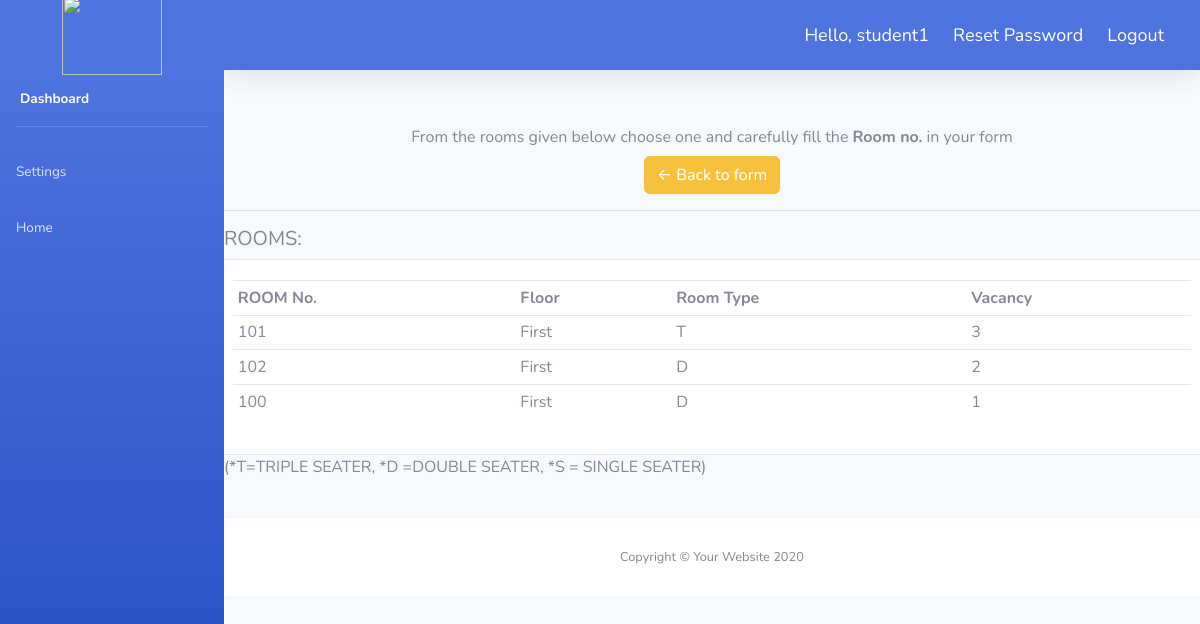
The app's page /room/ (signed in), older data.
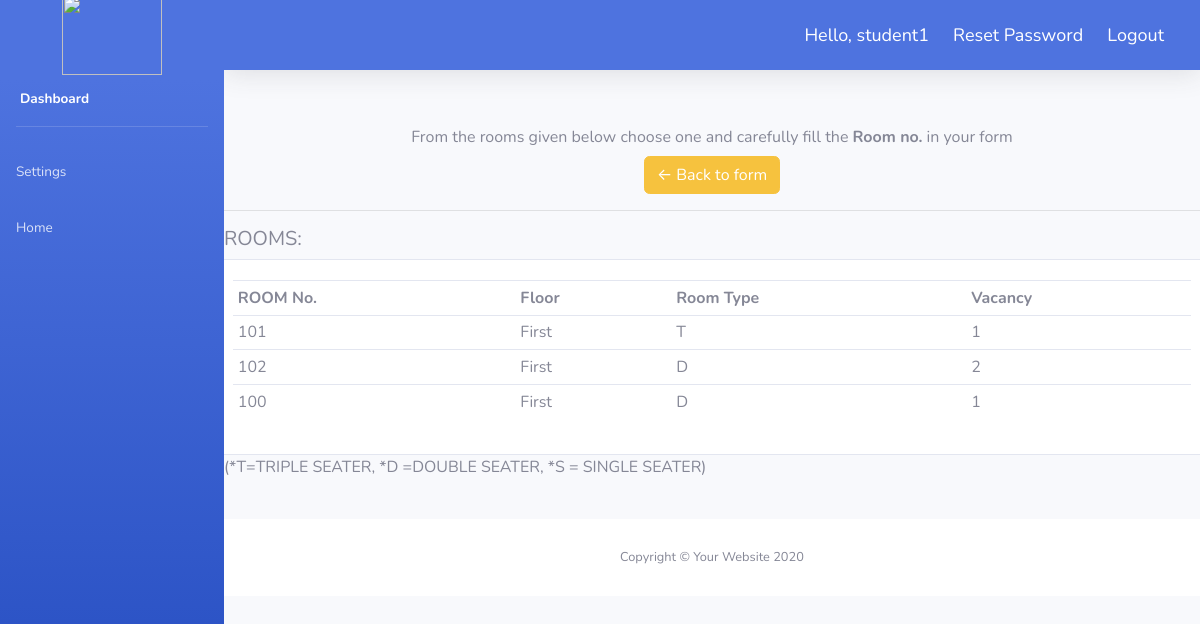
The same page, newer data.
### hostelapp/models.py (models this page shows, shortened)
class Room(models.Model):
    room_choice = [('S', 'Single Occupancy'), ('D', 'Double Occupancy'), ('T', 'Triple Occupancy')]
    floors = (
        ('First','First'),
        ('Second','Second'),
        ('Third','Third'),
        ('Fourth','Fourth'),
    )
    floor = models.CharField(max_length=50,null=True,choices=floors)
    no = models.CharField(max_length=5)
    room_type = models.CharField(choices=room_choice, max_length=1, default=None)
    capacity = models.IntegerField(default=None)

### hostelapp/views.py (the view)
# urls.py: path('room/', views.roomPage,name="room"),
@login_required(login_url='login')
def roomPage(request):
    room = Room.objects.all()
    total_room = room.count()
    context={
        'room':room, 'total_room':total_room,
    }
    return render(request,'hostelapp/rooms.html', context)

### hostelapp/templates/hostelapp/rooms.html (shortened to what this page needs)
 {% extends 'hostelapp/navbar.html' %}
 {% load static %}
 {% block content %}
<br>
  <center>
<a class="btn btn-gray" href="#">
 From the rooms given below choose one and carefully fill the <strong>Room no.</strong> in your form
</a>
</center>
<center>
<a class="btn btn-warning" href="{% url 'account' %}">
&#8592; Back to form
</a>
</center>
<hr>
	<h5>ROOMS:</h5>
<div class="row">
		<div class="card card-body">
			<table class="table table-sm">
				<tr>
					<th>ROOM No.</th>
					<th>Floor</th>
					<th>Room Type</th>
          <th>Vacancy</th>
				</tr>
				{% for room in room %}
                    {% if room.capacity > 0 %}
                        <tr>
						<td>{{room.no}}</td>
						<td>{{room.floor}}</td>
						<td>{{room.room_type}}</td>
                        <td>{{room.capacity}}</td>
                        </tr>
                     {% endif %}
				{% endfor %}
			</table>
		</div>
	</div>
	<p>(*T=TRIPLE SEATER, *D =DOUBLE SEATER, *S = SINGLE SEATER)</p>
	<br>
{% endblock %}

### hostelapp/templates/hostelapp/navbar.html (shortened to what this page needs)
<!DOCTYPE html>
<html lang="en">
{% load static %}
<head>
  <link href="{% static 'css/sb-admin-2.min.css' %}" rel="stylesheet">
</head>
<body id="page-top">
  <div id="wrapper">
    <ul class="navbar-nav bg-gradient-primary sidebar sidebar-dark accordion" id="accordionSidebar">
      <a class="sidebar-brand d-flex align-items-center justify-content-center" href="#">
        <div><img src="{% static 'img/download.jfif' %}" width="100" height="80"></div>
      </a>
      <li class="nav-item active">
        <a class="nav-link" href="{% url 'inform' %}">
          <span>Dashboard</span></a>
      </li>
      <hr class="sidebar-divider">
      {% if request.user.is_staff %}
       <li class="nav-item">
        <a class="nav-link collapsed" href="{% url 'dashboard' %}">
          <span>Students</span>
        </a>
      </li>
    {% else %}
    <li class="nav-item">
        <a class="nav-link collapsed" href="{% url 'account' %}">
          <span>Settings</span>
        </a>
      </li>
          <li class="nav-item">
        <a class="nav-link collapsed" href="{% url 'user' %}">
          <span>Home</span>
        </a>
      </li>
    {% endif %}
    </ul>
    <div id="content-wrapper" class="d-flex flex-column">
      <div id="content">
        <nav class="navbar navbar-expand navbar-light bg-primary topbar mb-4 static-top shadow">
          <ul class="navbar-nav ml-auto">
            <li>
               <span class="hello-msg">Hello, {{request.user}}</span>
               <span><a class="hello-msg" href="{% url 'reset_password' %}">Reset Password</a></span>
  <span ><a  class="hello-msg" href="{% url 'logout' %}">Logout</a></span>
            </li>
          </ul>
        </nav>
        {% block content %}
        {% endblock %}
      <footer class="sticky-footer bg-white">
        <div class="container my-auto">
          <div class="copyright text-center my-auto">
            <span>Copyright &copy; Your Website 2020</span>
          </div>
        </div>
      </footer>
</body>
</html>

### hostelapp/templates/hostelapp/navbar.html (style rules this page uses)
.hello-msg { font-size: 18px; color: #fff; margin-right: 20px; }

Row changes from the older to the newer data that the page shows:
changed Room (number 1 of 3 on the later page): capacity "3" → "1"
